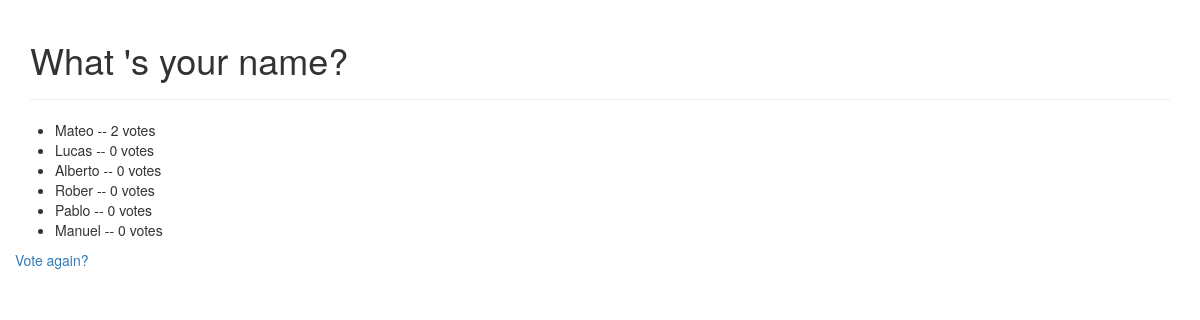
Page /polls/1/results/ on the committed database.
### polls/models.py (models this page shows, shortened)
class Question(models.Model):
    question_text = models.CharField(max_length=200)
    pub_date = models.DateTimeField('date published')

class Choice(models.Model):
    question = models.ForeignKey(Question, on_delete=models.CASCADE)
    choice_text= models.CharField(max_length=200)
    votes = models.IntegerField(default=0)

### polls/views.py (the view)
# urls.py: url(r'^(?P<pk>[0-9]+)/results/$', views.ResultsView.as_view(), name='results'),
class ResultsView(generic.DetailView):
    model = Question
    template_name = 'polls/results.html'

### polls/templates/polls/results.html (shortened to what this page needs)
<!DOCTYPE html>
<html>
<head lang="en">
    <link rel="stylesheet" href="https://maxcdn.bootstrapcdn.com/bootstrap/3.3.1/css/bootstrap.min.css">
</head>
<body>
<div class="container">
    <div class="page-header">
        <h1>{{ question.question_text }}</h1>
    </div>
    <div class="row">
        <ul>
            {% for choice in question.choice_set.all %}
                <li>{{ choice.choice_text }} -- {{ choice.votes }} vote{{ choice.votes|pluralize }}</li>
            {% endfor %}
        </ul>
        <a href="{% url 'polls:detail' question.id %}">Vote again?</a>
    </div>
</div>
</body>
</html>

### rows in the picture
Question: question_text "What 's your name?"
Choice: choice_text "Mateo", votes "2"
Choice: choice_text "Lucas", votes "0"
Choice: choice_text "Alberto", votes "0"
Choice: choice_text "Rober", votes "0"
Choice: choice_text "Pablo", votes "0"
Choice: choice_text "Manuel", votes "0"
